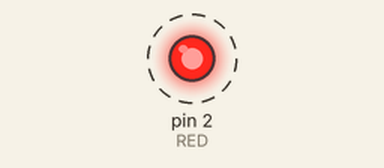
A sketch run on a simulated Arduino Uno, built with avr-gcc and run on an emulated ATmega328P. Parts: output pins drawn as LEDs (lit = HIGH). Dashed ring = blinking.

Above: at 0.5 s.
Timing chart, 0 to 4.6 s (numbered marks = the images above):
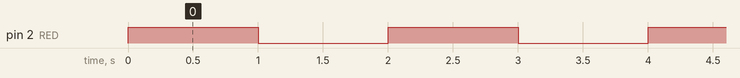

Measured:
- by itself, pin 2 (RED): alternates HIGH for 1.0 s and LOW for 1.0 s

The sketch:

blinking_diode.ino
```cpp
#define RED 2 //replace this with pin number you are connecting diode anode to
#define BLINK_INTERVAL 1000

void setup() {
    pinMode(RED, OUTPUT);
}

void loop() {
    turnOn(RED);
    delay(BLINK_INTERVAL);
    turnOff(RED);
    delay(BLINK_INTERVAL);
}

void turnOn(byte output) {
  digitalWrite(output, HIGH);
}

void turnOff(byte output) {
  digitalWrite(output, LOW);
}
```
